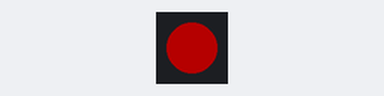
The program below on a simulated ESP32-S3. Shown: 1 RGB LEDs in strip order, left to right. Dim RGB values are drawn brighter than linear.

Above: at 0.2 s.
At 1.7 s:
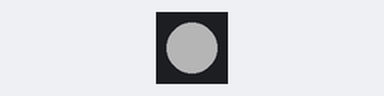
At 3.2 s:
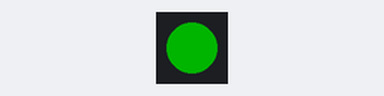
At 4.7 s:
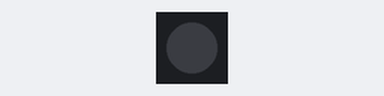
Timing chart, 0 to 5.8 s (numbered marks = the images above):
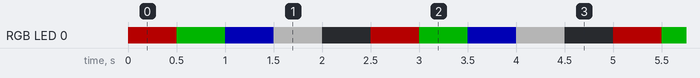

The program:

main.cpp
```cpp
#include <Arduino.h>
#include <Adafruit_NeoPixel.h>

// WS2812E signal input pin (DIN) wired to ESP32-S3 GPIO 39.
static constexpr uint8_t LED_PIN = 39;
// Change this if your strip has more LEDs.
static constexpr uint16_t NUM_PIXELS = 1;
static constexpr uint8_t BRIGHTNESS = 64;

Adafruit_NeoPixel pixels(NUM_PIXELS, LED_PIN, NEO_GRB + NEO_KHZ800);

void showColor(uint8_t r, uint8_t g, uint8_t b, uint16_t holdMs) {
  pixels.fill(pixels.Color(r, g, b));
  pixels.show();
  delay(holdMs);
}

void setup() {
  pixels.begin();
  pixels.setBrightness(BRIGHTNESS);
  pixels.clear();
  pixels.show();
}

void loop() {
  showColor(255, 0, 0, 500);   // Red
  showColor(0, 255, 0, 500);   // Green
  showColor(0, 0, 255, 500);   // Blue
  showColor(255, 255, 255, 500); // White
  showColor(0, 0, 0, 500);     // Off
}
```

Measured:
- by itself, RGB LED 0: repeats every 2.5 s: RGB(0, 64, 0) 0.50 s, RGB(0, 0, 64) 0.50 s, RGB(64, 64, 64) 0.50 s, off 0.50 s, RGB(64, 0, 0) 0.50 s
- by itself, everything shown: repeats every 2.5 s, in 5 steps
